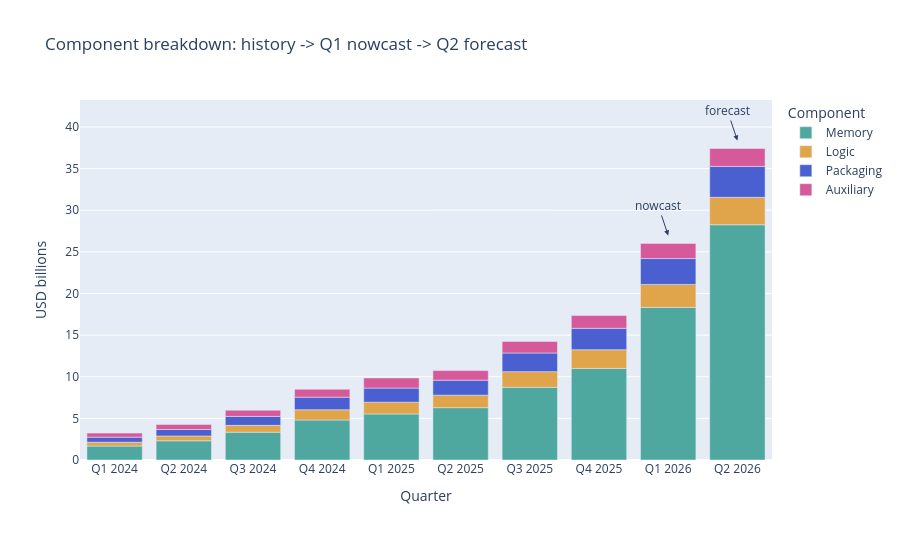

The cell this chart's notebook holds for it:
### Code cell
history_long = history.unpivot(
    index="Quarter", on=COMPONENTS, variable_name="Component", value_name="spend"
)


def reconciled_rows(result, quarter_name):
    return result.filter(pl.col("component") != "TOTAL").select(
        Quarter=pl.lit(quarter_name),
        Component=pl.col("component"),
        spend=pl.col("reconciled_base"),
    )


breakdown_bars = pl.concat(
    [
        history_long.select(["Quarter", "Component", "spend"]),
        reconciled_rows(q1_result, "Q1 2026"),
        reconciled_rows(q2_result, "Q2 2026"),
    ],
    how="vertical_relaxed",
)
quarter_order = history["Quarter"].to_list() + ["Q1 2026", "Q2 2026"]
figure = px.bar(
    breakdown_bars,
    x="Quarter",
    y="spend",
    color="Component",
    category_orders={"Quarter": quarter_order, "Component": COMPONENTS},
    color_discrete_map=COLORS,
    labels={"spend": "USD billions"},
    title="Component breakdown: history -> Q1 nowcast -> Q2 forecast",
)
figure.add_annotation(
    x="Q1 2026",
    y=q1_total["reconciled_base"],
    text="nowcast",
    showarrow=True,
    arrowhead=2,
    yshift=8,
)
figure.add_annotation(
    x="Q2 2026",
    y=q2_total["reconciled_base"],
    text="forecast",
    showarrow=True,
    arrowhead=2,
    yshift=8,
)
figure.update_layout(height=540)
figure

### Figure 1 — Plotly figure (JSON) as saved in the notebook; plotly's stock layout.template omitted (floating-point values rounded to 4 significant figures)
{"data": [{"hovertemplate": "Component=Memory<br>Quarter=%{x}<br>USD billions=%{y}<extra></extra>", "legendgroup": "Memory", "marker": {"color": "#4fa8a0", "pattern": {"shape": ""}}, "name": "Memory", "orientation": "v", "showlegend": true, "textposition": "auto", "type": "bar", "x": ["Q1 2024", "Q2 2024", "Q3 2024", "Q4 2024", "Q1 2025", "Q2 2025", "Q3 2025", "Q4 2025", "Q1 2026", "Q2 2026"], "xaxis": "x", "y": [1.677, 2.307, 3.339, 4.805, 5.534, 6.285, 8.724, 11.0, 18.33, 28.26], "yaxis": "y"}, {"hovertemplate": "Component=Logic<br>Quarter=%{x}<br>USD billions=%{y}<extra></extra>", "legendgroup": "Logic", "marker": {"color": "#e0a44a", "pattern": {"shape": ""}}, "name": "Logic", "orientation": "v", "showlegend": true, "textposition": "auto", "type": "bar", "x": ["Q1 2024", "Q2 2024", "Q3 2024", "Q4 2024", "Q1 2025", "Q2 2025", "Q3 2025", "Q4 2025", "Q1 2026", "Q2 2026"], "xaxis": "x", "y": [0.4579, 0.5808, 0.8227, 1.229, 1.408, 1.506, 1.887, 2.242, 2.761, 3.286], "yaxis": "y"}, {"hovertemplate": "Component=Packaging<br>Quarter=%{x}<br>USD billions=%{y}<extra></extra>", "legendgroup": "Packaging", "marker": {"color": "#4a5fd0", "pattern": {"shape": ""}}, "name": "Packaging", "orientation": "v", "showlegend": true, "textposition": "auto", "type": "bar", "x": ["Q1 2024", "Q2 2024", "Q3 2024", "Q4 2024", "Q1 2025", "Q2 2025", "Q3 2025", "Q4 2025", "Q1 2026", "Q2 2026"], "xaxis": "x", "y": [0.6109, 0.7745, 1.073, 1.515, 1.695, 1.798, 2.242, 2.571, 3.106, 3.718], "yaxis": "y"}, {"hovertemplate": "Component=Auxiliary<br>Quarter=%{x}<br>USD billions=%{y}<extra></extra>", "legendgroup": "Auxiliary", "marker": {"color": "#d65a9a", "pattern": {"shape": ""}}, "name": "Auxiliary", "orientation": "v", "showlegend": true, "textposition": "auto", "type": "bar", "x": ["Q1 2024", "Q2 2024", "Q3 2024", "Q4 2024", "Q1 2025", "Q2 2025", "Q3 2025", "Q4 2025", "Q1 2026", "Q2 2026"], "xaxis": "x", "y": [0.4875, 0.6061, 0.7389, 0.9523, 1.217, 1.15, 1.382, 1.532, 1.824, 2.152], "yaxis": "y"}], "layout": {"annotations": [{"arrowhead": 2, "showarrow": true, "text": "nowcast", "x": "Q1 2026", "y": 26.02, "yshift": 8}, {"arrowhead": 2, "showarrow": true, "text": "forecast", "x": "Q2 2026", "y": 37.41, "yshift": 8}], "barmode": "relative", "height": 540, "legend": {"title": {"text": "Component"}, "tracegroupgap": 0}, "title": {"text": "Component breakdown: history -> Q1 nowcast -> Q2 forecast"}, "xaxis": {"anchor": "y", "categoryarray": ["Q1 2024", "Q2 2024", "Q3 2024", "Q4 2024", "Q1 2025", "Q2 2025", "Q3 2025", "Q4 2025", "Q1 2026", "Q2 2026"], "categoryorder": "array", "domain": [0.0, 1.0], "title": {"text": "Quarter"}}, "yaxis": {"anchor": "x", "domain": [0.0, 1.0], "title": {"text": "USD billions"}}}}
